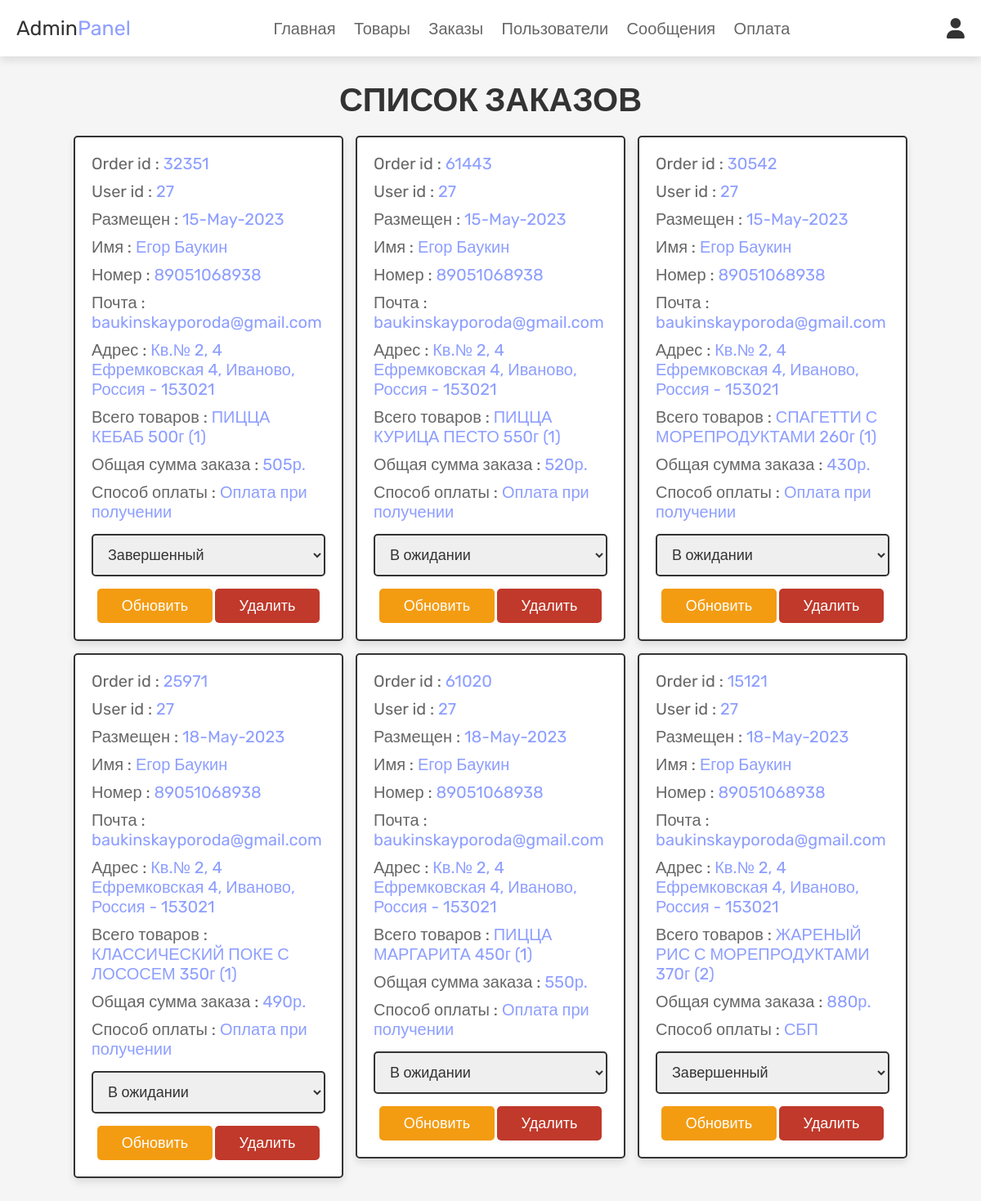
The page /admin_orders.php (signed in) on the database as committed earlier.
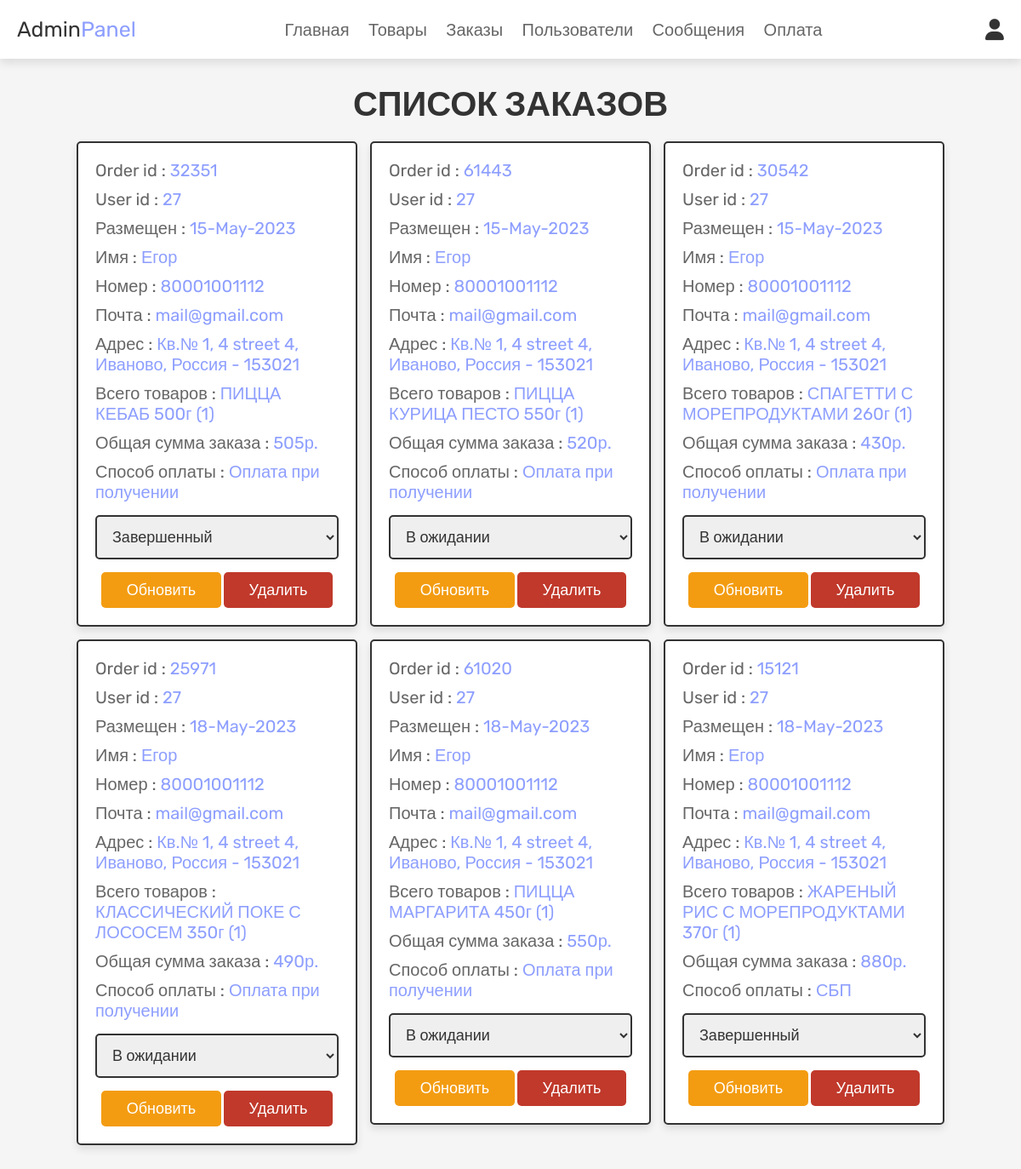
The same page on the database as committed later.
### tables this page shows
CREATE TABLE `orders` (
  `id` int NOT NULL,
  `user_id` int NOT NULL,
  `name` varchar(100) NOT NULL,
  `number` varchar(12) NOT NULL,
  `email` varchar(100) NOT NULL,
  `method` varchar(50) NOT NULL,
  `address` varchar(500) NOT NULL,
  `total_products` varchar(1000) NOT NULL,
  `total_price` int NOT NULL,
  `placed_on` varchar(50) NOT NULL,
  `payment_status` varchar(20) NOT NULL DEFAULT 'В ожидании',
  `order_id` int DEFAULT NULL
);

### admin_orders.php (the view, shortened to what this page needs)
<?php
@include 'config.php';
?>
<!DOCTYPE html>
<html lang="en">
<head>
   <link rel="stylesheet" href="https://cdnjs.cloudflare.com/ajax/libs/font-awesome/6.0.0/css/all.min.css">
   <link rel="stylesheet" href="css/admin_style.css">
</head>
<body>
<?php @include 'admin_header.php'; ?>
<section class="placed-orders">
   <h1 class="title">Список заказов</h1>
   <div class="box-container">
      <?php
      $select_orders = mysqli_query($conn, "SELECT * FROM `orders`") or die('query failed');
      if(mysqli_num_rows($select_orders) > 0){
         while($fetch_orders = mysqli_fetch_assoc($select_orders)){
      ?>
      <div class="box">
         <p> Order id : <span><?php echo $fetch_orders['order_id']; ?></span> </p>
         <p> User id : <span><?php echo $fetch_orders['user_id']; ?></span> </p>
         <p> Размещен : <span><?php echo $fetch_orders['placed_on']; ?></span> </p>
         <p> Имя : <span><?php echo $fetch_orders['name']; ?></span> </p>
         <p> Номер : <span><?php echo $fetch_orders['number']; ?></span> </p>
         <p> Почта : <span><?php echo $fetch_orders['email']; ?></span> </p>
         <p> Адрес : <span><?php echo $fetch_orders['address']; ?></span> </p>
         <p> Всего товаров : <span><?php echo $fetch_orders['total_products']; ?></span> </p>
         <p> Общая сумма заказа : <span><?php echo $fetch_orders['total_price']; ?>р.</span> </p>
         <p> Способ оплаты : <span><?php echo $fetch_orders['method']; ?></span> </p>
         <form action="" method="post">
            <select name="update_payment">
               <option disabled selected><?php echo $fetch_orders['payment_status']; ?></option>
            </select>
            <input type="submit" name="update_order" value="Обновить" class="option-btn">
            <a href="admin_orders.php?delete=<?php echo $fetch_orders['id']; ?>" class="delete-btn" onclick="return confirm('Удалить этот заказ?');">Удалить</a>
         </form>
      </div>
      <?php
         }
      }else{
         echo '<p class="empty">Заказов еще нет!</p>';
      }
      ?>
   </div>
</section>
</body>
</html>

### admin_header.php (shortened to what this page needs)
<header class="header">
   <div class="flex">
      <a href="admin_page.php" class="logo">Admin<span>Panel</span></a>
      <nav class="navbar">
         <a href="admin_page.php">Главная</a>
         <a href="admin_products.php">Товары</a>
         <a href="admin_orders.php">Заказы</a>
         <a href="admin_users.php">Пользователи</a>
         <a href="admin_contacts.php">Сообщения</a>
         <a href="admin_payments.php">Оплата</a>
      </nav>
      <div class="icons">
         <div id="user-btn" class="fas fa-user"></div>
      </div>
   </div>
</header>

### css/admin_style.css (style rules this page uses)
:root { --pink:#8D9EFF; --red:#c0392b; --orange:#f39c12; --black:#333; --white:#fff; --light-color:#666; --light-white:#ccc; --light-bg:#f5f5f5; --border:.2rem solid var(--black); --box-shadow:0 .5rem 1rem rgba(0,0,0,.1); }
* { font-family: 'Rubik', sans-serif; margin:0; padding:0; box-sizing: border-box; outline: none; border:none; text-decoration: none; transition:all .2s linear; }
html { font-size: 62.5%; overflow-x: hidden; scroll-behavior: smooth; scroll-padding-top: 6.5rem; }
body { background: var(--light-bg); }
section { padding:3rem 2rem; }
.title { text-align: center; margin-bottom: 2rem; color:var(--black); text-transform: uppercase; font-size: 4rem; }
.btn, .delete-btn, .option-btn { display: inline-block; border-radius: .5rem; margin-top: 1rem; font-size: 1.8rem; color:var(--white); cursor: pointer; padding:1rem 3rem; text-transform: capitalize; }
.delete-btn { background-color: var(--red); }
.option-btn { background-color: var(--orange); }
.header { position: sticky; top:0; left:0; right:0; z-index: 1000; background-color: var(--white); box-shadow: var(--box-shadow); }
.header .flex { display: flex; align-items: center; justify-content: space-between; padding:2rem; max-width: 1200px; margin:0 auto; position: relative; }
.header .flex .icons div { font-size: 2.5rem; margin-left: 1.7rem; cursor: pointer; color:var(--black); }
.header .flex .navbar a { margin:0 1rem; font-size: 2rem; color:var(--light-color); }
.header .flex .logo { font-size: 2.5rem; color:var(--black); }
.header .flex .logo span { color:var(--pink); }
.placed-orders .box-container { display: grid; grid-template-columns: repeat(auto-fit, 33rem); gap:1.5rem; align-items: flex-start; max-width: 1200px; margin: 0 auto; justify-content: center; }
.placed-orders .box-container .box { padding:2rem; border:var(--border); background-color: var(--white); box-shadow: var(--box-shadow); border-radius: .5rem; }
.placed-orders .box-container .box p { margin-bottom: 1rem; font-size: 2rem; color:var(--light-color); }
.placed-orders .box-container .box p span { color:var(--pink); }
.placed-orders .box-container .box form { margin-top: 1rem; text-align: center; }
.placed-orders .box-container .box form select { width: 100%; border:var(--border); padding:1.2rem 1.4rem; font-size: 1.8rem; color:var(--black); border:var(--border); border-radius: .5rem; margin:.5rem 0; }

Rows that differ between the two databases and show on the page:
changed orders "ПИЦЦА КЕБАБ 500г (1)": name "Егор Баукин" → "Егор"; number "89051068938" → "80001001112"; email "baukinskayporoda@gmail.com" → "mail@gmail.com"; address "Кв.№ 2, 4 Ефремковская 4, Иваново, Россия - 153021" → "Кв.№ 1, 4 street 4, Иваново, Россия - 153021"
changed orders "ПИЦЦА КУРИЦА ПЕСТО 550г (1)": name "Егор Баукин" → "Егор"; number "89051068938" → "80001001112"; email "baukinskayporoda@gmail.com" → "mail@gmail.com"; address "Кв.№ 2, 4 Ефремковская 4, Иваново, Россия - 153021" → "Кв.№ 1, 4 street 4, Иваново, Россия - 153021"
changed orders "СПАГЕТТИ С МОРЕПРОДУКТАМИ 260г (1)": name "Егор Баукин" → "Егор"; number "89051068938" → "80001001112"; email "baukinskayporoda@gmail.com" → "mail@gmail.com"; address "Кв.№ 2, 4 Ефремковская 4, Иваново, Россия - 153021" → "Кв.№ 1, 4 street 4, Иваново, Россия - 153021"
changed orders "КЛАССИЧЕСКИЙ ПОКЕ С ЛОСОСЕМ 350г (1)": name "Егор Баукин" → "Егор"; number "89051068938" → "80001001112"; email "baukinskayporoda@gmail.com" → "mail@gmail.com"; address "Кв.№ 2, 4 Ефремковская 4, Иваново, Россия - 153021" → "Кв.№ 1, 4 street 4, Иваново, Россия - 153021"
changed orders "ПИЦЦА МАРГАРИТА 450г (1)": name "Егор Баукин" → "Егор"; number "89051068938" → "80001001112"; email "baukinskayporoda@gmail.com" → "mail@gmail.com"; address "Кв.№ 2, 4 Ефремковская 4, Иваново, Россия - 153021" → "Кв.№ 1, 4 street 4, Иваново, Россия - 153021"
changed orders "СБП": name "Егор Баукин" → "Егор"; number "89051068938" → "80001001112"; email "baukinskayporoda@gmail.com" → "mail@gmail.com"; address "Кв.№ 2, 4 Ефремковская 4, Иваново, Россия - 153021" → "Кв.№ 1, 4 street 4, Иваново, Россия - 153021"; total_products "ЖАРЕНЫЙ РИС С МОРЕПРОДУКТАМИ 370г (2)" → "ЖАРЕНЫЙ РИС С МОРЕПРОДУКТАМИ 370г (1)"
